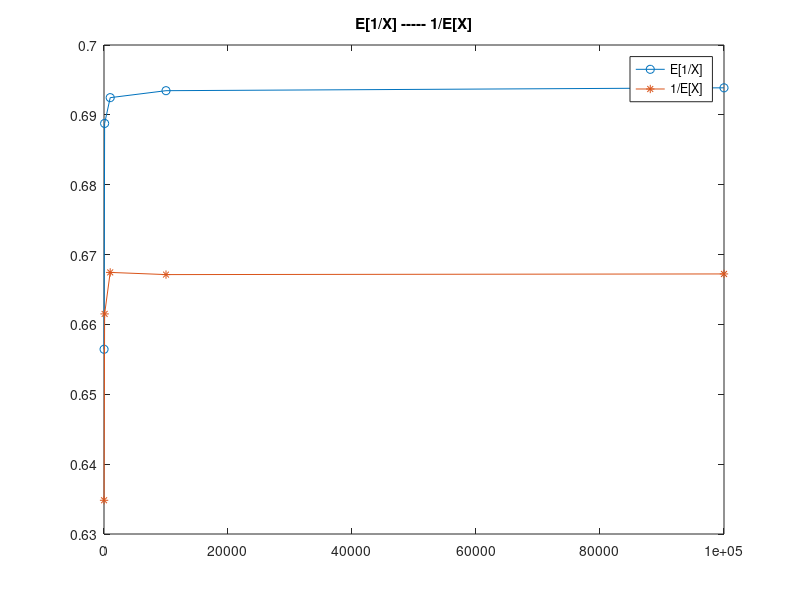

The MATLAB source for this figure:
%% Data Analysis Course 2021 - Exercise 2.4 

clear;
close all;
clc;

% Sample size of X
sampleSize = [10 100 1000 10000 100000];
nOfSamples = length(sampleSize);

expected1_X = zeros(nOfSamples,1);
one_expectedX = zeros(nOfSamples,1);

% uniform distribution interval [a,b] 
% a = 1001;
% b = 1002;
a = 1;
b = 2;

%  Experiment
for i = 1:nOfSamples
    n = sampleSize(i);
    % Formula: a + (b-a).*rand(n,1) for uniform distribution in [a,b]
    X = a + (b-a).*rand(n,1);
    expected1_X(i) = mean((X).^-1);
%     plot(X)
%     mean(X)
    one_expectedX(i) = 1/mean(X);
%     pause
end

% Plot of comparison
figure;
plot(sampleSize,expected1_X,"-o");
hold on;
plot(sampleSize,one_expectedX,"-*");
title("E[1/X] ----- 1/E[X]");
legend("E[1/X]", "1/E[X]");